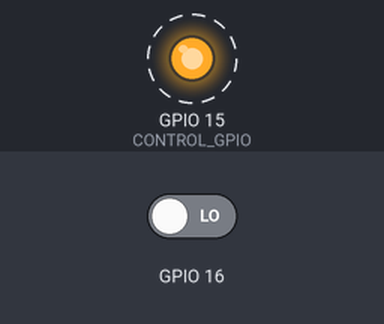
Simulated run of this program. Board: ESP32-S3. Shown: output pins drawn as LEDs (lit = HIGH). Dashed ring = blinking. The test bench sets the inputs (shaded band); at power-on: GPIO 16 LOW.

Above: at 0.5 s.
Timing chart, 0 to 4.6 s (numbered marks = the images above):
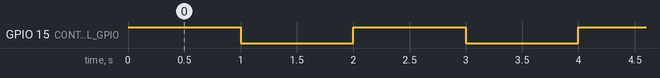

The program:

main.cpp
```cpp
#include "driver/gpio.h"
#include "esp_attr.h"
#include "esp_log.h"
#include "esp_timer.h"
#include "freertos/FreeRTOS.h"

static constexpr gpio_num_t CONTROL_GPIO = GPIO_NUM_15;
static constexpr gpio_num_t CHECK_GPIO = GPIO_NUM_16;

static constexpr uint32_t BLINK_DELAY = 1000;

static SemaphoreHandle_t relay_switch_semaphore = nullptr;
static const char *TAG = "M2L2";

static void IRAM_ATTR register_relay_switch_isr_handler(void *arg) {
  BaseType_t higher_priority_task_woken = pdFALSE;

  xSemaphoreGiveFromISR(relay_switch_semaphore, &higher_priority_task_woken);

  portYIELD_FROM_ISR(higher_priority_task_woken);
}

static void relay_switch_registrar_task(void *arg) {
  uint32_t time;

  while (true) {
    if (xSemaphoreTake(relay_switch_semaphore, portMAX_DELAY) != pdTRUE) {
      continue;
    }

    time = esp_timer_get_time() / 1000;

    ESP_LOGI(TAG, "Registered relay switch at %dms", time);
  }
}

static void control_blinker_task(void *arg) {
  uint32_t time = 0;
  while (true) {
    gpio_set_level(CONTROL_GPIO, 1);
    time = esp_timer_get_time() / 1000;
    ESP_LOGI(TAG, "Control pin set to HIGH at %dms", time);
    vTaskDelay(pdMS_TO_TICKS(BLINK_DELAY));

    gpio_set_level(CONTROL_GPIO, 0);
    time = esp_timer_get_time() / 1000;
    ESP_LOGI(TAG, "Control pin set to LOW at %dms", time);
    vTaskDelay(pdMS_TO_TICKS(BLINK_DELAY));
  }
}

extern "C" void app_main() {
  gpio_config_t control_gpio_config = {
      .pin_bit_mask = BIT64(CONTROL_GPIO),
      .mode = GPIO_MODE_OUTPUT,
  };

  ESP_ERROR_CHECK(gpio_config(&control_gpio_config));

  gpio_config_t check_gpio_config = {
      .pin_bit_mask = BIT64(CHECK_GPIO),
      .mode = GPIO_MODE_INPUT,
      .pull_down_en = GPIO_PULLDOWN_ENABLE,
      .intr_type = GPIO_INTR_POSEDGE,
  };

  ESP_ERROR_CHECK(gpio_config(&check_gpio_config));

  relay_switch_semaphore = xSemaphoreCreateBinary();

  gpio_install_isr_service(0);
  gpio_isr_handler_add(CHECK_GPIO, register_relay_switch_isr_handler, nullptr);

  gpio_intr_enable(CHECK_GPIO);

  xTaskCreate(relay_switch_registrar_task, "relay-switch-registrar", 4096,
              nullptr, 5, nullptr);
  xTaskCreate(control_blinker_task, "control-blinker", 4096, nullptr, 5,
              nullptr);
}
```

Measured:
- by itself, GPIO 15 (CONTROL_GPIO): alternates HIGH for 1.0 s and LOW for 1.0 s
